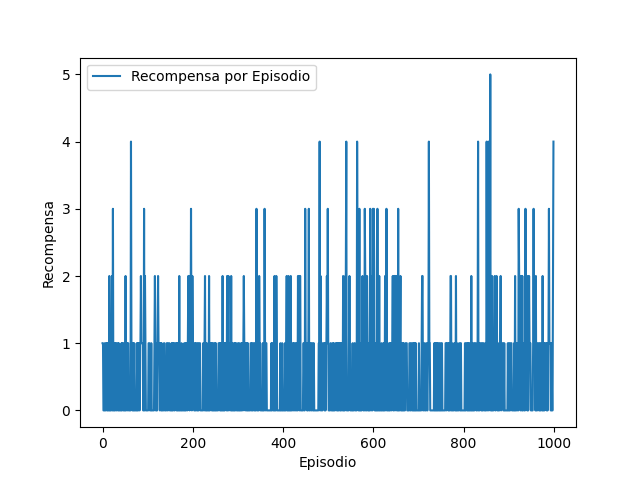

Generate this figure with Python:
# ==============================================
# PPO aplicado al entorno breakout
# ==============================================


# ===================================================================
# IMPORTACIÓN DE LIBRERÍAS
# ===================================================================
import numpy as np  # Librería para manejo de arreglos y funciones matemáticas
import random  # Para selección aleatoria
import torch  # Librería principal para computación en GPU y tensores
import torch.nn as nn  # Módulos para redes neuronales
import torch.optim as optim  # Métodos de optimización como Adam
from collections import deque  # Cola doblemente terminada, útil para el replay buffer
from minatar import Environment  # Entorno MinAtar para el juego Breakout
import matplotlib.pyplot as plt  # Para graficar resultados
import time  # Para pausas temporales

# ==============================
# CONFIGURACIÓN DEL ENTORNO
# ==============================
env = Environment("breakout")  # Crear entorno Breakout
num_acciones = env.num_actions()  # Número total de acciones posibles
tamano_estado = env.state_shape()  # Dimensión del estado del entorno
dispositivo = torch.device("cuda" if torch.cuda.is_available() else "cpu")  # Seleccionar GPU si está disponible

# ==============================
# DEFINICIÓN DE MODELOS
# ==============================
class RedActor(nn.Module):
    def __init__(self, input_shape, num_actions):
        super(RedActor, self).__init__()
        self.conv1 = nn.Conv2d(input_shape[2], 32, 3, 1, 1)  # Capa convolucional 1
        self.conv2 = nn.Conv2d(32, 64, 3, 1, 1)  # Capa convolucional 2
        self.fc1 = nn.Linear(64 * input_shape[0] * input_shape[1], 256)  # Capa totalmente conectada
        self.fc2 = nn.Linear(256, num_actions)  # Capa de salida: logits para cada acción
        self.softmax = nn.Softmax(dim=-1)  # Convertir logits a probabilidades

    def forward(self, x):
        x = torch.relu(self.conv1(x))  # Aplicar ReLU a la salida de conv1
        x = torch.relu(self.conv2(x))  # Aplicar ReLU a la salida de conv2
        x = x.reshape(x.size(0), -1)  # Aplanar el tensor
        x = torch.relu(self.fc1(x))  # ReLU sobre capa densa
        return self.softmax(self.fc2(x))  # Devolver distribución de acciones

class RedCritica(nn.Module):
    def __init__(self, input_shape):
        super(RedCritica, self).__init__()
        self.conv1 = nn.Conv2d(input_shape[2], 32, 3, 1, 1)  # Capa convolucional 1
        self.conv2 = nn.Conv2d(32, 64, 3, 1, 1)  # Capa convolucional 2
        self.fc1 = nn.Linear(64 * input_shape[0] * input_shape[1], 256)  # Capa totalmente conectada
        self.fc2 = nn.Linear(256, 1)  # Capa de salida: valor escalar del estado

    def forward(self, x):
        x = torch.relu(self.conv1(x))  # ReLU sobre conv1
        x = torch.relu(self.conv2(x))  # ReLU sobre conv2
        x = x.reshape(x.size(0), -1)  # Aplanar
        x = torch.relu(self.fc1(x))  # ReLU sobre capa densa
        return self.fc2(x)  # Devolver valor del estado

# ==============================
# MEMORIA PARA PPO
# ==============================

class MemoriaPPO:
    def __init__(self):
        self.estados = []  # Lista para estados
        self.acciones = []  # Lista para acciones tomadas
        self.log_probs = []  # Lista para log-probs de acciones
        self.recompensas = []  # Lista de recompensas
        self.dones = []  # Lista de flags de fin de episodio

    def guardar(self, estado, accion, log_prob, recompensa, terminado):
        self.estados.append(estado)
        self.acciones.append(accion)
        self.log_probs.append(log_prob.detach())  # Desconectar de la red
        self.recompensas.append(recompensa)
        self.dones.append(terminado)

    def limpiar(self):
        self.estados, self.acciones, self.log_probs, self.recompensas, self.dones = [], [], [], [], []

# ==============================
# FUNCIONES AUXILIARES
# ==============================

def calcular_ventajas(recompensas, valores, dones, gamma=0.99, lam=0.95):
    ventajas = np.zeros(len(recompensas))  # Inicializar ventajas
    ventaja_acumulada = 0  # GAE acumulada
    for t in reversed(range(len(recompensas))):
        delta = recompensas[t] + gamma * valores[t + 1] * (1 - dones[t]) - valores[t]
        ventajas[t] = ventaja_acumulada = delta + gamma * lam * (1 - dones[t]) * ventaja_acumulada
    return ventajas

def actualizar(optimizador, perdida):
    optimizador.zero_grad()  # Limpiar gradientes
    perdida.backward()  # Retropropagación
    optimizador.step()  # Paso de optimización

def funcion_perdida_ppo(logs_antiguos, logs_nuevos, ventajas, epsilon=0.2):
    ratio = torch.exp(logs_nuevos - logs_antiguos)  # Cálculo del ratio
    clipped = torch.clamp(ratio, 1 - epsilon, 1 + epsilon)  # Aplicar clipping
    return -torch.min(ratio * ventajas, clipped * ventajas).mean()  # PPO loss

# ==============================
# ENTRENAMIENTO PPO
# ==============================

actor = RedActor(tamano_estado, num_acciones).to(dispositivo)  # Inicializar actor
critico = RedCritica(tamano_estado).to(dispositivo)  # Inicializar crítico
opt_actor = optim.Adam(actor.parameters(), lr=1e-4)  # Optimizador del actor
opt_critico = optim.Adam(critico.parameters(), lr=1e-4)  # Optimizador del crítico
memoria = MemoriaPPO()  # Instancia de memoria
recompensas_totales = []  # Recompensas por episodio
K_epocas = 4  # Número de actualizaciones por episodio

for episodio in range(1000):
    env.reset()  # Reiniciar entorno
    terminado = False
    recompensa_episodio = 0  # Acumulador de recompensa

    while not terminado:
        estado_bruto = torch.tensor(env.state(), dtype=torch.float32).to(dispositivo)  # Obtener estado
        estado = estado_bruto.permute(2, 0, 1).unsqueeze(0)  # Reordenar a [batch, canales, alto, ancho]

        probs = actor(estado)  # Obtener distribución de acción
        dist = torch.distributions.Categorical(probs)
        accion = dist.sample()  # Muestrear acción
        log_prob = dist.log_prob(accion)  # Log-probabilidad

        recompensa, terminado = env.act(accion.item())  # Ejecutar acción
        recompensa_episodio += recompensa  # Acumular recompensa

        memoria.guardar(estado, accion, log_prob, recompensa, terminado)  # Guardar transición

    recompensas_totales.append(recompensa_episodio)  # Registrar recompensa del episodio

    batch_estados = torch.cat(memoria.estados).to(dispositivo)  # Unir todos los estados
    valores = critico(batch_estados).squeeze().detach().cpu().numpy()  # Obtener valores V(s)
    valores = np.append(valores, 0)  # Añadir V(s') = 0 para último paso

    ventajas = torch.tensor(calcular_ventajas(memoria.recompensas, valores, memoria.dones), dtype=torch.float32).to(dispositivo)
    ventajas = (ventajas - ventajas.mean()) / (ventajas.std() + 1e-8)  # Normalizar

    retornos = []
    descuento = 0
    for r, d in zip(reversed(memoria.recompensas), reversed(memoria.dones)):
        descuento = r + 0.99 * descuento * (1 - d)
        retornos.insert(0, descuento)
    retornos = torch.tensor(retornos, dtype=torch.float32).to(dispositivo)

    logs_antiguos = torch.cat(memoria.log_probs).to(dispositivo)  # Guardar log_probs antiguos
    acciones = torch.tensor(memoria.acciones, dtype=torch.long).to(dispositivo)  # Acciones tomadas

    for _ in range(K_epocas):
        probs = actor(batch_estados)  # Recalcular probas
        dist = torch.distributions.Categorical(probs)
        logs_nuevos = dist.log_prob(acciones)  # Nuevas log_probs

        perdida_actor = funcion_perdida_ppo(logs_antiguos, logs_nuevos, ventajas)
        perdida_critico = ((retornos - critico(batch_estados).squeeze()) ** 2).mean()

        actualizar(opt_actor, perdida_actor)  # Actualizar actor
        actualizar(opt_critico, perdida_critico)  # Actualizar crítico

    memoria.limpiar()  # Limpiar memoria tras cada episodio

# ==============================
# VISUALIZACIÓN DEL ENTRENAMIENTO
# ==============================

plt.plot(recompensas_totales, label="Recompensa por Episodio")
plt.xlabel("Episodio")
plt.ylabel("Recompensa")
plt.title("PPO en MinAtar Breakout")
plt.legend()
plt.savefig("PPO_BreakOut.png")
plt.show()
